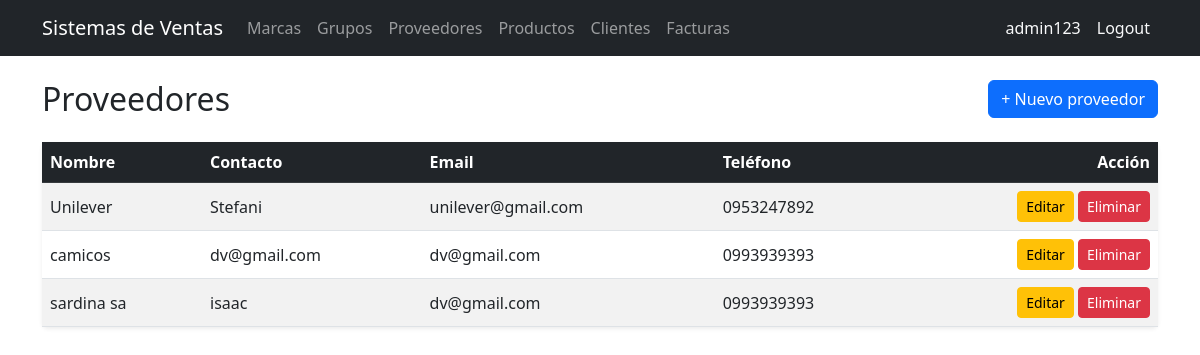
Page /suppliers/ (signed in) on the committed database.
### billing/models.py (models this page shows, shortened)
class Supplier(models.Model):
    name = models.CharField(max_length=200, verbose_name='Nombre de la compañia')
    contact_name = models.CharField(max_length=200, blank=True, null=True, verbose_name='Nombre de contacto')
    email = models.EmailField(blank=True, null=True)
    phone = models.CharField(max_length=20, blank=True, null=True, verbose_name='Teléfono')
    address = models.TextField(blank=True, null=True, verbose_name='Dirección')
    is_active = models.BooleanField(default=True, verbose_name='Activo')
    created_at = models.DateTimeField(auto_now_add=True)
    updated_at = models.DateTimeField(auto_now=True)
    class Meta:
        verbose_name = 'Supplier'
        verbose_name_plural = 'Suppliers'
        ordering = ['name']

### billing/views.py (the view)
# urls.py: path('suppliers/', views.SupplierListView.as_view(), name='supplier_list'),
class SupplierListView(LoginRequiredMixin, ListView):
    model = Supplier; template_name = 'billing/supplier_list.html'; context_object_name = 'items'

### billing/templates/billing/supplier_list.html (shortened to what this page needs)
{% extends 'billing/base.html' %}
{% block content %}
<div class="d-flex justify-content-between align-items-center mb-4">
  <h2 class="mb-0">Proveedores</h2>
  <a href="{% url 'billing:supplier_create' %}" class="btn btn-primary">+ Nuevo proveedor</a>
</div>
<div class="card shadow-sm border-0">
  <div class="table-responsive">
    <table class="table table-striped table-hover align-middle mb-0">
      <thead class="table-dark">
        <tr><th>Nombre</th><th>Contacto</th><th>Email</th><th>Teléfono</th><th class="text-end">Acción</th></tr>
      </thead>
      <tbody>
        {% for item in items %}
        <tr>
          <td>{{ item.name }}</td>
          <td>{{ item.contact_name|default:"-" }}</td>
          <td>{{ item.email|default:"-" }}</td>
          <td>{{ item.phone|default:"-" }}</td>
          <td class="text-end">
            <a href="{% url 'billing:supplier_update' item.pk %}" class="btn btn-sm btn-warning">Editar</a>
            <a href="{% url 'billing:supplier_delete' item.pk %}" class="btn btn-sm btn-danger">Eliminar</a>
          </td>
        </tr>
        {% empty %}
        <tr><td colspan="5" class="text-center text-muted py-4">No hay registros.</td></tr>
        {% endfor %}
      </tbody>
    </table>
  </div>
</div>
{% endblock %}

### billing/templates/billing/base.html (shortened to what this page needs)
<!DOCTYPE html>
<html lang="es">
<head>
  <link href="https://cdn.jsdelivr.net/npm/bootstrap@5.3.0/dist/css/bootstrap.min.css" rel="stylesheet">
  <link href="https://cdn.jsdelivr.net/npm/bootstrap-icons@1.11.3/font/bootstrap-icons.min.css" rel="stylesheet">
</head>
<body>
<nav class="navbar navbar-expand-lg navbar-dark bg-dark">
  <div class="container">
    <a class="navbar-brand" href="{% url 'billing:brand_list' %}">Sistemas de Ventas</a>
    <div class="collapse navbar-collapse" id="nav">
      <ul class="navbar-nav me-auto">
        {% if user.is_authenticated %}
        <li class="nav-item"><a class="nav-link" href="{% url 'billing:brand_list' %}">Marcas</a></li>
        <li class="nav-item"><a class="nav-link" href="{% url 'billing:productgroup_list' %}">Grupos</a></li>
        <li class="nav-item"><a class="nav-link" href="{% url 'billing:supplier_list' %}">Proveedores</a></li>
        <li class="nav-item"><a class="nav-link" href="{% url 'billing:product_list' %}">Productos</a></li>
        <li class="nav-item"><a class="nav-link" href="{% url 'billing:customer_list' %}">Clientes</a></li>
        <li class="nav-item"><a class="nav-link" href="{% url 'billing:invoice_list' %}">Facturas</a></li>
        {% endif %}
      </ul>
      <ul class="navbar-nav">
        {% if user.is_authenticated %}
        <li class="nav-item"><span class="nav-link text-light">{{ user.username }}</span></li>
        <li class="nav-item">
          <form method="post" action="{% url 'logout' %}" class="d-inline">
            <button type="submit" class="nav-link btn btn-link text-light" style="text-decoration:none;">Logout</button>
          </form>
        </li>
        {% else %}
        <li class="nav-item"><a class="nav-link" href="{% url 'login' %}">Login</a></li>
        <li class="nav-item"><a class="nav-link" href="{% url 'billing:signup' %}">Registarse</a></li>
        {% endif %}
      </ul>
    </div>
  </div>
</nav>
<div class="container mt-4">
  {% block content %}
  {% endblock %}
</div>
</body>
</html>

### rows in the picture
Supplier: name "Unilever", contact_name "Stefani", email "unilever@gmail.com", phone "0953247892"
Supplier: name "camicos", contact_name "dv@gmail.com", email "dv@gmail.com", phone "0993939393"
Supplier: name "sardina sa", contact_name "isaac", email "dv@gmail.com", phone "0993939393"

### other values in the picture
{{ user.username }} "admin123"
